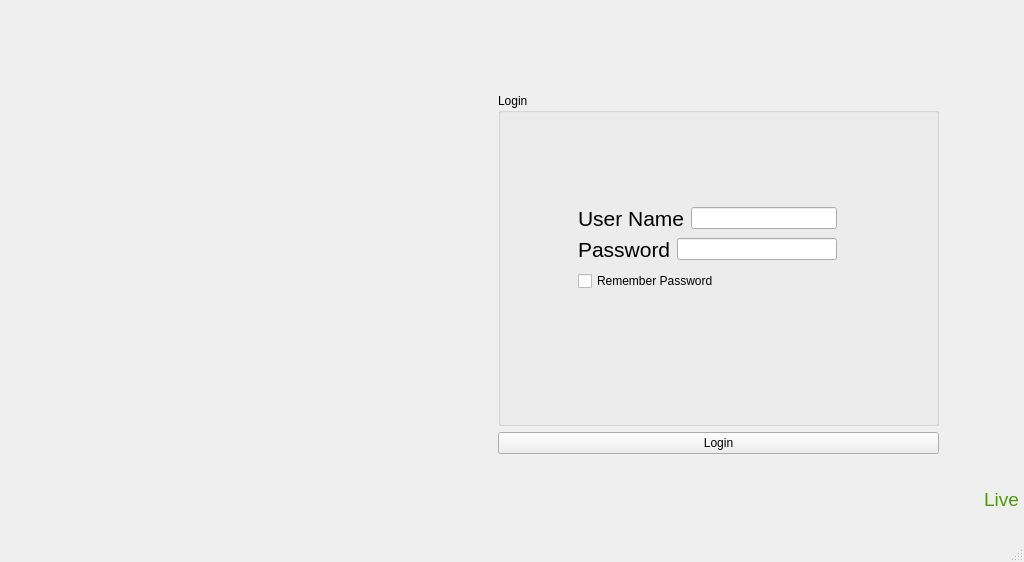
<?xml version="1.0" encoding="UTF-8"?>
<ui version="4.0">
 <class>MainWindow</class>
 <widget class="QMainWindow" name="MainWindow">
  <property name="geometry">
   <rect>
    <x>0</x>
    <y>0</y>
    <width>1024</width>
    <height>562</height>
   </rect>
  </property>
  <property name="windowTitle">
   <string>MainWindow</string>
  </property>
  <widget class="QWidget" name="centralwidget">
   <widget class="QLabel" name="label_pic">
    <property name="geometry">
     <rect>
      <x>110</x>
      <y>110</y>
      <width>331</width>
      <height>331</height>
     </rect>
    </property>
    <property name="text">
     <string/>
    </property>
   </widget>
   <widget class="QLabel" name="label_status">
    <property name="geometry">
     <rect>
      <x>608</x>
      <y>484</y>
      <width>411</width>
      <height>31</height>
     </rect>
    </property>
    <property name="text">
     <string>&lt;html&gt;&lt;head/&gt;&lt;body&gt;&lt;p align=&quot;right&quot;&gt;&lt;span style=&quot; font-size:14pt; color:#4e9a06;&quot;&gt;Live&lt;/span&gt;&lt;/p&gt;&lt;/body&gt;&lt;/html&gt;</string>
    </property>
   </widget>
   <widget class="QWidget" name="">
    <property name="geometry">
     <rect>
      <x>498</x>
      <y>93</y>
      <width>441</width>
      <height>361</height>
     </rect>
    </property>
    <layout class="QVBoxLayout" name="verticalLayout_2">
     <item>
      <widget class="QGroupBox" name="groupBox">
       <property name="title">
        <string>Login</string>
       </property>
       <widget class="QWidget" name="">
        <property name="geometry">
         <rect>
          <x>80</x>
          <y>110</y>
          <width>259</width>
          <height>93</height>
         </rect>
        </property>
        <layout class="QVBoxLayout" name="verticalLayout_3">
         <item>
          <layout class="QVBoxLayout" name="verticalLayout">
           <item>
            <layout class="QHBoxLayout" name="horizontalLayout_2">
             <item>
              <widget class="QLabel" name="label">
               <property name="text">
                <string>&lt;html&gt;&lt;head/&gt;&lt;body&gt;&lt;p&gt;&lt;span style=&quot; font-size:16pt;&quot;&gt;User Name&lt;/span&gt;&lt;/p&gt;&lt;/body&gt;&lt;/html&gt;</string>
               </property>
              </widget>
             </item>
             <item>
              <widget class="QLineEdit" name="UserName"/>
             </item>
            </layout>
           </item>
           <item>
            <layout class="QHBoxLayout" name="horizontalLayout">
             <item>
              <widget class="QLabel" name="label_2">
               <property name="text">
                <string>&lt;html&gt;&lt;head/&gt;&lt;body&gt;&lt;p&gt;&lt;span style=&quot; font-size:16pt;&quot;&gt;Password&lt;/span&gt;&lt;/p&gt;&lt;/body&gt;&lt;/html&gt;</string>
               </property>
              </widget>
             </item>
             <item>
              <widget class="QLineEdit" name="Password">
               <property name="echoMode">
                <enum>QLineEdit::Password</enum>
               </property>
              </widget>
             </item>
            </layout>
           </item>
          </layout>
         </item>
         <item>
          <widget class="QCheckBox" name="checkBox">
           <property name="text">
            <string>Remember Password</string>
           </property>
          </widget>
         </item>
        </layout>
       </widget>
      </widget>
     </item>
     <item>
      <widget class="QPushButton" name="LoginButton">
       <property name="text">
        <string>Login</string>
       </property>
      </widget>
     </item>
    </layout>
   </widget>
  </widget>
  <widget class="QMenuBar" name="menubar">
   <property name="geometry">
    <rect>
     <x>0</x>
     <y>0</y>
     <width>1024</width>
     <height>22</height>
    </rect>
   </property>
  </widget>
  <widget class="QStatusBar" name="statusbar"/>
 </widget>
 <resources/>
 <connections/>
</ui>
